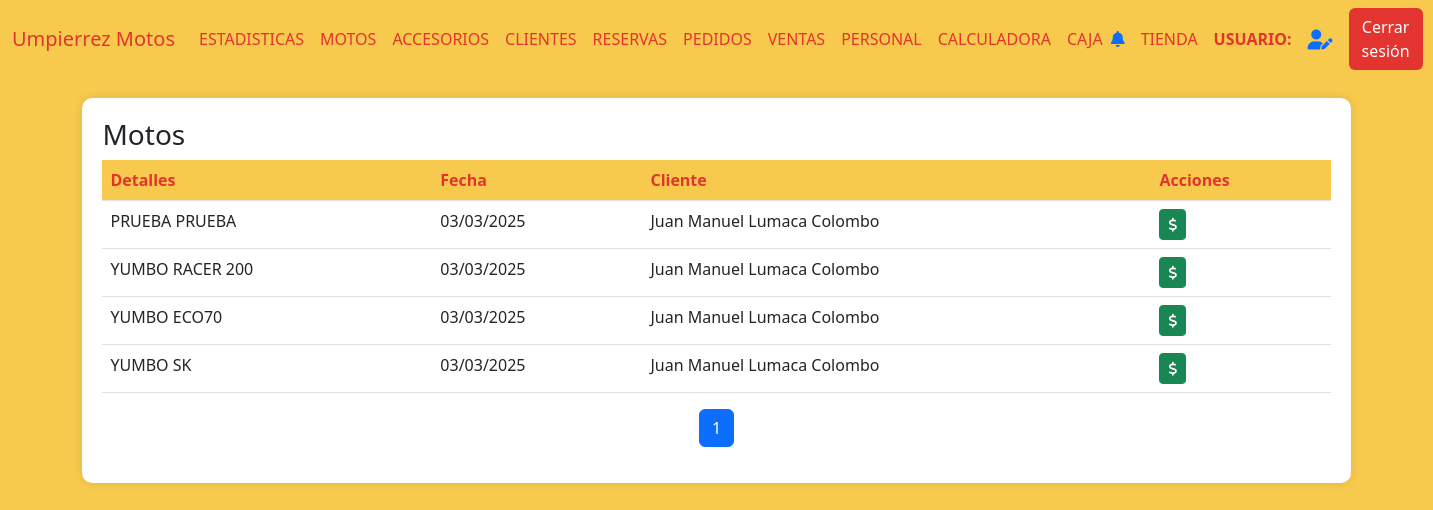
Before: /reservas (signed in) with the older database file.
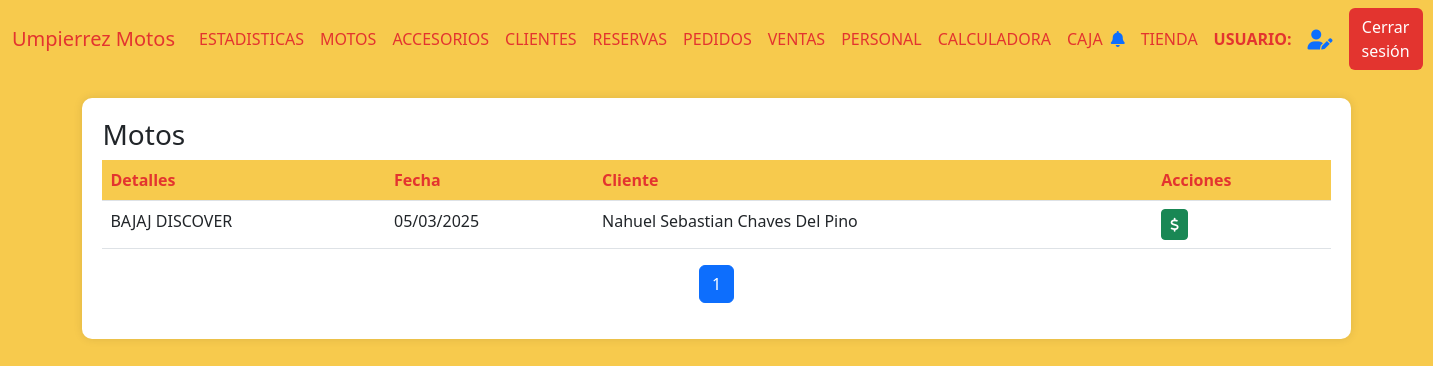
After: the same page with the newer database file.
### AppUM/models.py (models this page shows)
class ComprasVentas(models.Model):
    moto = models.ForeignKey(Moto, related_name='moto_cliente', on_delete=models.CASCADE)
    cliente = models.ForeignKey(Cliente, related_name='cliente_moto', on_delete=models.CASCADE)
    fecha_compra = models.DateField()
    fotocopia_libreta = models.ImageField(null=True, blank=True, upload_to="documentacion/libretas/")
    compra_venta = models.FileField(null=True, blank=True, upload_to="documentacion/compra_venta/")
    certificado_venta = models.FileField(null=True, blank=True, upload_to="documentacion/certificado_venta/")
    tipo = models.CharField(max_length=20)
    forma_de_pago = models.TextField(null=True, blank=True)
    facturas = models.FileField(null=True, blank=True, upload_to="documentacion/facturas_motos/")
    class Meta:
        pass

### AppUM/decorators.py (the view)
    def _wrapped_view(request, *args, **kwargs):
        user = request.user
        if user.is_authenticated:
            usuario_consulta = Personal.objects.filter(usuario=user.username).first()
            if usuario_consulta:
                if Administrativo.objects.filter(personal_ptr_id=usuario_consulta.id,activo=1).exists():
                    return view_func(request, *args, **kwargs)
                else:
                    raise PermissionDenied
            else:
                return view_func(request, *args, **kwargs)
        else:
            return redirect('Login')  # Redirigir al login si no está autenticado

### AppUM/context_processors.py (called while the page is built)
def cantidad_solicitudes_no_leidas(req):
    if req.user.is_authenticated:
        usuario = req.user
        usuario_actual = Personal.objects.filter(usuario=usuario.username).first()
        notificaciones = NotificacionPersonal.objects.filter(personal=usuario_actual,leido=0).count()
    else:
        notificaciones = 0
    return {'notificaciones': notificaciones}

### AppUM/functions.py (called while the page is built)
def funcion_paginas_varias(req,instancia_model):
    paginator = Paginator(instancia_model, 5)  # 5 motos por página
    page_number = req.GET.get('page')  # Obtiene el número de página desde la URL
    page_obj = paginator.get_page(page_number)
    return page_obj

### AppUM/templates/perfil_administrativo/motos/reservas.html (shortened to what this page needs)
{% extends "perfil_administrativo/padre_perfil_administrativo.html" %}
{% load static %}
{% block contenidoQueCambia %}
<div class="table-container" id="inventarios">
    <h3>Motos</h3>
    <table class="table">
        <thead>
            <tr>
                <th>Detalles</th>
                <th>Fecha</th>
                <th>Cliente</th>
                <th>Acciones</th>
            </tr>
        </thead>
        <tbody>
            {% if page_obj %}
                {% for moto in page_obj %}
            <tr>
                <td>{{ moto.moto.moto__marca }} {{ moto.moto.moto__modelo }}</td>
                <td>{{ moto.moto.fecha_compra|date:"d/m/Y"}}</td>
                <td>{{ moto.moto.cliente__nombre }} {{ moto.moto.cliente__apellido }}</td>
                <td>
                    <a href="{% url 'MotoVentaForm' moto.moto.moto__id %}"><button class="btn btn-sm btn-success"><i class="fas fa-dollar-sign"></i></button></a>
                </td>
            </tr>
            {% endfor %}
            {% else %}
                <tr>
                    <td colspan="9" class="text-center text-muted">
                        No hay registros de reservas disponibles.
                    </td>
                </tr>
            {% endif %}
        </tbody>
    </table>
    <nav aria-label="Page navigation">
        <ul class="pagination justify-content-center">
            {% for num in page_obj.paginator.page_range %}
            <li class="page-item {% if page_obj.number == num %}active{% endif %}">
                <a class="page-link" href="?page={{ num }}">{{ num }}</a>
            </li>
            {% endfor %}
        </ul>
    </nav>
</div>
{% endblock %}

Changed rows visible on the page:
no longer on this page (row edited): ComprasVentas: moto.moto__marca "PRUEBA", moto.moto__modelo "PRUEBA", moto.fecha_compra "03/03/2025", moto.cliente__nombre "Juan Manuel", moto.cliente__apellido "Lumaca Colombo"
no longer on this page (row edited): ComprasVentas: moto.moto__marca "YUMBO", moto.moto__modelo "RACER 200", moto.fecha_compra "03/03/2025", moto.cliente__nombre "Juan Manuel", moto.cliente__apellido "Lumaca Colombo"
no longer on this page (row edited): ComprasVentas: moto.moto__marca "YUMBO", moto.moto__modelo "ECO70", moto.fecha_compra "03/03/2025", moto.cliente__nombre "Juan Manuel", moto.cliente__apellido "Lumaca Colombo"
no longer on this page (row edited): ComprasVentas: moto.moto__marca "YUMBO", moto.moto__modelo "SK", moto.fecha_compra "03/03/2025", moto.cliente__nombre "Juan Manuel", moto.cliente__apellido "Lumaca Colombo"
added ComprasVentas: moto.moto__marca "BAJAJ", moto.moto__modelo "DISCOVER", moto.fecha_compra "05/03/2025", moto.cliente__nombre "Nahuel Sebastian", moto.cliente__apellido "Chaves Del Pino"
